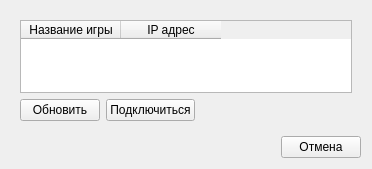
<?xml version="1.0" encoding="UTF-8"?>
<ui version="4.0">
 <class>NetDialog</class>
 <widget class="QDialog" name="NetDialog">
  <property name="geometry">
   <rect>
    <x>0</x>
    <y>0</y>
    <width>372</width>
    <height>169</height>
   </rect>
  </property>
  <property name="windowTitle">
   <string>Diaog</string>
  </property>
  <layout class="QVBoxLayout" name="verticalLayout">
   <item>
    <widget class="QStackedWidget" name="stackedWidget">
     <property name="currentIndex">
      <number>1</number>
     </property>
     <widget class="QWidget" name="page">
      <layout class="QVBoxLayout" name="verticalLayout_2">
       <item>
        <layout class="QHBoxLayout" name="horizontalLayout_3">
         <item>
          <widget class="QLabel" name="label">
           <property name="text">
            <string>Название игры:</string>
           </property>
          </widget>
         </item>
         <item>
          <widget class="QLineEdit" name="lineEdit_name_create"/>
         </item>
        </layout>
       </item>
       <item>
        <layout class="QHBoxLayout" name="horizontalLayout_4">
         <item>
          <widget class="QLabel" name="label_2">
           <property name="text">
            <string>Пароль:</string>
           </property>
          </widget>
         </item>
         <item>
          <widget class="QLineEdit" name="lineEdit_pass_create"/>
         </item>
        </layout>
       </item>
       <item>
        <layout class="QHBoxLayout" name="horizontalLayout_9">
         <item>
          <widget class="QPushButton" name="pushButton_ok">
           <property name="text">
            <string>Ок</string>
           </property>
          </widget>
         </item>
         <item>
          <spacer name="horizontalSpacer_6">
           <property name="orientation">
            <enum>Qt::Horizontal</enum>
           </property>
           <property name="sizeHint" stdset="0">
            <size>
             <width>40</width>
             <height>20</height>
            </size>
           </property>
          </spacer>
         </item>
        </layout>
       </item>
       <item>
        <spacer name="verticalSpacer">
         <property name="orientation">
          <enum>Qt::Vertical</enum>
         </property>
         <property name="sizeHint" stdset="0">
          <size>
           <width>20</width>
           <height>40</height>
          </size>
         </property>
        </spacer>
       </item>
      </layout>
     </widget>
     <widget class="QWidget" name="page_2">
      <layout class="QVBoxLayout" name="verticalLayout_3">
       <item>
        <widget class="QTableWidget" name="games_table">
         <column>
          <property name="text">
           <string>Название игры</string>
          </property>
         </column>
         <column>
          <property name="text">
           <string>IP адрес</string>
          </property>
         </column>
        </widget>
       </item>
       <item>
        <layout class="QHBoxLayout" name="horizontalLayout_7">
         <item>
          <widget class="QPushButton" name="pushButton_refresh_table">
           <property name="text">
            <string>Обновить</string>
           </property>
          </widget>
         </item>
         <item>
          <widget class="QPushButton" name="pushButton_connect">
           <property name="text">
            <string>Подключиться</string>
           </property>
          </widget>
         </item>
         <item>
          <spacer name="horizontalSpacer_4">
           <property name="orientation">
            <enum>Qt::Horizontal</enum>
           </property>
           <property name="sizeHint" stdset="0">
            <size>
             <width>40</width>
             <height>20</height>
            </size>
           </property>
          </spacer>
         </item>
        </layout>
       </item>
      </layout>
     </widget>
     <widget class="QWidget" name="page_3">
      <layout class="QVBoxLayout" name="verticalLayout_4">
       <item>
        <layout class="QHBoxLayout" name="horizontalLayout_2">
         <item>
          <widget class="QLabel" name="label_3">
           <property name="text">
            <string>Пароль:</string>
           </property>
          </widget>
         </item>
         <item>
          <widget class="QLineEdit" name="lineEdit_password_connect"/>
         </item>
        </layout>
       </item>
       <item>
        <layout class="QHBoxLayout" name="horizontalLayout_8">
         <item>
          <widget class="QPushButton" name="pushButton_check_pass">
           <property name="text">
            <string>Подключиться</string>
           </property>
          </widget>
         </item>
         <item>
          <widget class="QPushButton" name="pushButton_connect_back">
           <property name="text">
            <string>Назад</string>
           </property>
          </widget>
         </item>
         <item>
          <spacer name="horizontalSpacer_5">
           <property name="orientation">
            <enum>Qt::Horizontal</enum>
           </property>
           <property name="sizeHint" stdset="0">
            <size>
             <width>40</width>
             <height>20</height>
            </size>
           </property>
          </spacer>
         </item>
        </layout>
       </item>
       <item>
        <spacer name="verticalSpacer_2">
         <property name="orientation">
          <enum>Qt::Vertical</enum>
         </property>
         <property name="sizeHint" stdset="0">
          <size>
           <width>20</width>
           <height>40</height>
          </size>
         </property>
        </spacer>
       </item>
      </layout>
     </widget>
    </widget>
   </item>
   <item>
    <layout class="QHBoxLayout" name="horizontalLayout_5">
     <item>
      <spacer name="horizontalSpacer_2">
       <property name="orientation">
        <enum>Qt::Horizontal</enum>
       </property>
       <property name="sizeHint" stdset="0">
        <size>
         <width>40</width>
         <height>20</height>
        </size>
       </property>
      </spacer>
     </item>
     <item>
      <widget class="QPushButton" name="pushButton_cancel">
       <property name="text">
        <string>Отмена</string>
       </property>
      </widget>
     </item>
    </layout>
   </item>
  </layout>
 </widget>
 <resources/>
 <connections/>
</ui>
